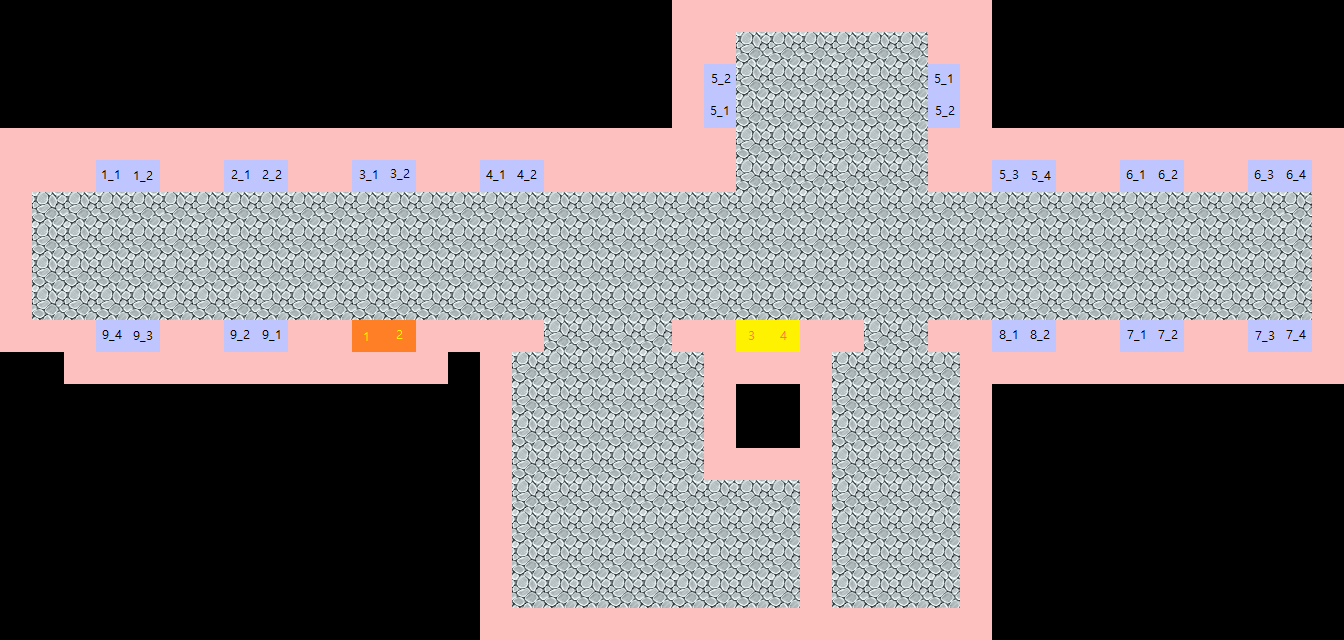

A level layout from a 2D game, rendered from its tile map. Below: a short description, then the map file with tile-grid data replaced by summaries:
An orthogonal 42x20 tile map with 32x32 px tiles, 3 tile layers (Background, Items, MetaInfo), 2 tilesets and 31 objects (003_01, 005_01, 001_01, 006_01, 004_01, ...).

<map version="1.2" tiledversion="1.2.2" orientation="orthogonal" renderorder="right-down" width="42" height="20" tilewidth="32" tileheight="32" infinite="0" nextlayerid="5" nextobjectid="106">
 <tileset firstgid="1" name="Meta" tilewidth="32" tileheight="32" spacing="1" margin="1" tilecount="60" columns="12">
  <image source="metaset.png" width="397" height="166" />
  <tile id="0">
   <properties>
    <property name="Wall" value="YES" />
   </properties>
  </tile>
  <tile id="1">
   <properties>
    <property name="Items" value="YES" />
   </properties>
  </tile>
  <tile id="2">
   <properties>
    <property name="Destination" value="TileMaps/LectureRoom_801.tmx" />
    <property name="Entrance" value="YES" />
   </properties>
  </tile>
  <tile id="3">
   <properties>
    <property name="Destination" value="TileMaps/LectureRoom_802.tmx" />
    <property name="Entrance" value="YES" />
   </properties>
  </tile>
  <tile id="4">
   <properties>
    <property name="Destination" value="TileMaps/LectureRoom_803.tmx" />
    <property name="Entrance" value="YES" />
   </properties>
  </tile>
  <tile id="5">
   <properties>
    <property name="Destination" value="TileMaps/LectureRoom_804.tmx" />
    <property name="Entrance" value="YES" />
   </properties>
  </tile>
  <tile id="12">
   <properties>
    <property name="Code" value="1" />
    <property name="Destination" value="001" />
    <property name="Entrance" value="YES" />
   </properties>
  </tile>
  <tile id="13">
   <properties>
    <property name="Code" value="1" />
    <property name="Destination" value="002" />
    <property name="Entrance" value="YES" />
   </properties>
  </tile>
  <tile id="14">
   <properties>
    <property name="Code" value="1" />
    <property name="Destination" value="003" />
    <property name="Entrance" value="YES" />
   </properties>
  </tile>
  <tile id="15">
   <properties>
    <property name="Code" value="1" />
    <property name="Destination" value="004" />
    <property name="Entrance" value="YES" />
   </properties>
  </tile>
  <tile id="16">
   <properties>
    <property name="Code" value="1" />
    <property name="Destination" value="005" />
    <property name="Entrance" value="YES" />
   </properties>
  </tile>
  <tile id="17">
   <properties>
    <property name="Code" value="1" />
    <property name="Destination" value="006" />
    <property name="Entrance" value="YES" />
   </properties>
  </tile>
  <tile id="18">
   <properties>
    <property name="Code" value="1" />
    <property name="Destination" value="007" />
    <property name="Entrance" value="YES" />
   </properties>
  </tile>
  <tile id="19">
   <properties>
    <property name="Code" value="1" />
    <property name="Destination" value="008" />
    <property name="Entrance" value="YES" />
   </properties>
  </tile>
  <tile id="20">
   <properties>
    <property name="Code" value="1" />
    <property name="Destination" value="009" />
    <property name="Entrance" value="YES" />
   </properties>
  </tile>
  <tile id="21">
   <properties>
    <property name="Code" value="1" />
   </properties>
  </tile>
  <tile id="24">
   <properties>
    <property name="Code" value="2" />
    <property name="Destination" value="001" />
    <property name="Entrance" value="YES" />
   </properties>
  </tile>
  <tile id="25">
   <properties>
    <property name="Code" value="2" />
    <property name="Destination" value="002" />
    <property name="Entrance" value="YES" />
   </properties>
  </tile>
  <tile id="26">
   <properties>
    <property name="Code" value="2" />
    <property name="Destination" value="003" />
    <property name="Entrance" value="YES" />
   </properties>
  </tile>
  <tile id="27">
   <properties>
    <property name="Code" value="2" />
    <property name="Destination" value="004" />
    <property name="Entrance" value="YES" />
   </properties>
  </tile>
  <tile id="28">
   <properties>
    <property name="Code" value="2" />
    <property name="Destination" value="005" />
    <property name="Entrance" value="YES" />
   </properties>
  </tile>
  <tile id="29">
   <properties>
    <property name="Code" value="2" />
    <property name="Destination" value="006" />
    <property name="Entrance" value="YES" />
   </properties>
  </tile>
  <tile id="30">
   <properties>
    <property name="Code" value="2" />
    <property name="Destination" value="007" />
    <property name="Entrance" value="YES" />
   </properties>
  </tile>
  <tile id="31">
   <properties>
    <property name="Code" value="2" />
    <property name="Destination" value="008" />
    <property name="Entrance" value="YES" />
   </properties>
  </tile>
  <tile id="32">
   <properties>
    <property name="Code" value="2" />
    <property name="Destination" value="009" />
    <property name="Entrance" value="YES" />
   </properties>
  </tile>
  <tile id="33">
   <properties>
    <property name="Code" value="2" />
   </properties>
  </tile>
  <tile id="36">
   <properties>
    <property name="Code" value="1" />
    <property name="Destination" value="toiret" />
    <property name="Entrance" value="YES" />
   </properties>
  </tile>
  <tile id="37">
   <properties>
    <property name="Code" value="1" />
    <property name="Destination" value="stair" />
    <property name="Entrance" value="YES" />
   </properties>
  </tile>
  <tile id="38">
   <properties>
    <property name="Code" value="3" />
   </properties>
  </tile>
  <tile id="39">
   <properties>
    <property name="Code" value="3" />
   </properties>
  </tile>
  <tile id="40">
   <properties>
    <property name="Code" value="3" />
    <property name="Destination" value="005" />
    <property name="Entrance" value="YES" />
   </properties>
  </tile>
  <tile id="41">
   <properties>
    <property name="Code" value="3" />
    <property name="Destination" value="006" />
    <property name="Entrance" value="YES" />
   </properties>
  </tile>
  <tile id="42">
   <properties>
    <property name="Code" value="3" />
    <property name="Destination" value="007" />
    <property name="Entrance" value="YES" />
   </properties>
  </tile>
  <tile id="43">
   <properties>
    <property name="Code" value="3" />
   </properties>
  </tile>
  <tile id="44">
   <properties>
    <property name="Code" value="3" />
    <property name="Destination" value="009" />
    <property name="Entrance" value="YES" />
   </properties>
  </tile>
  <tile id="45">
   <properties>
    <property name="Code" value="3" />
   </properties>
  </tile>
  <tile id="48">
   <properties>
    <property name="Code" value="2" />
    <property name="Destination" value="toiret" />
    <property name="Entrance" value="YES" />
   </properties>
  </tile>
  <tile id="49">
   <properties>
    <property name="Code" value="2" />
    <property name="Destination" value="stair" />
    <property name="Entrance" value="YES" />
   </properties>
  </tile>
  <tile id="50">
   <properties>
    <property name="Code" value="4" />
   </properties>
  </tile>
  <tile id="51">
   <properties>
    <property name="Code" value="4" />
   </properties>
  </tile>
  <tile id="52">
   <properties>
    <property name="Code" value="4" />
    <property name="Destination" value="005" />
    <property name="Entrance" value="YES" />
   </properties>
  </tile>
  <tile id="53">
   <properties>
    <property name="Code" value="4" />
    <property name="Destination" value="006" />
    <property name="Entrance" value="YES" />
   </properties>
  </tile>
  <tile id="54">
   <properties>
    <property name="Code" value="4" />
    <property name="Destination" value="007" />
    <property name="Entrance" value="YES" />
   </properties>
  </tile>
  <tile id="55">
   <properties>
    <property name="Code" value="4" />
   </properties>
  </tile>
  <tile id="56">
   <properties>
    <property name="Code" value="4" />
    <property name="Destination" value="009" />
    <property name="Entrance" value="YES" />
   </properties>
  </tile>
  <tile id="57">
   <properties>
    <property name="Code" value="4" />
   </properties>
  </tile>
 </tileset>
 <tileset firstgid="61" name="RPGmaker tile" tilewidth="32" tileheight="32" tilecount="2016" columns="32">
  <image source="RPGmaker tile.png" width="1024" height="2016" />
 </tileset>
 <layer id="1" name="Background" width="42" height="20">
  <properties>
   <property name="Address" value="TileMaps/KonyangUniv.Daejeon/JukhunDigitalFacilitie/floor_02/" />
  </properties>
  <data>[840 cells, 431 non-empty, 4 distinct tile ids]</data>
 </layer>
 <objectgroup id="2" name="Objects">
  <properties>
   <property name="Name" value="죽헌정보관 2층" />
   <property name="Place" value="floor" />
  </properties>
  <object id="75" name="003_01" x="352" y="160" width="32" height="32" />
  <object id="76" name="005_01" x="928" y="64" width="32" height="32" />
  <object id="77" name="001_01" x="96" y="160" width="32" height="32" />
  <object id="78" name="006_01" x="1120" y="160" width="32" height="32" />
  <object id="79" name="004_01" x="480" y="160" width="32" height="32" />
  <object id="80" name="002_01" x="224" y="160" width="32" height="32" />
  <object id="81" name="SpawnPoint" x="544" y="256" width="32" height="32" />
  <object id="82" name="001_02" x="128" y="160" width="32" height="32" />
  <object id="83" name="002_02" x="256" y="160" width="32" height="32" />
  <object id="84" name="003_02" x="384" y="160" width="32" height="32" />
  <object id="85" name="004_02" x="512" y="160" width="32" height="32" />
  <object id="86" name="005_02" x="928" y="96" width="32" height="32" />
  <object id="87" name="005_04" x="1024" y="160" width="32" height="32" />
  <object id="88" name="005_03" x="992" y="160" width="32" height="32" />
  <object id="89" name="006_02" x="1152" y="160" width="32" height="32" />
  <object id="90" name="006_03" x="1248" y="160" width="32" height="32" />
  <object id="91" name="006_04" x="1280" y="160" width="32" height="32" />
  <object id="92" name="007_04" x="1280" y="320" width="32" height="32" />
  <object id="93" name="007_02" x="1152" y="320" width="32" height="32" />
  <object id="94" name="007_01" x="1120" y="320" width="32" height="32" />
  <object id="95" name="007_03" x="1248" y="320" width="32" height="32" />
  <object id="96" name="008_02" x="1024" y="320" width="32" height="32" />
  <object id="97" name="008_01" x="992" y="320" width="32" height="32" />
  <object id="98" name="stair_01" x="736" y="320" width="32" height="32" />
  <object id="99" name="stair_02" x="768" y="320" width="32" height="32" />
  <object id="100" name="009_01" x="256" y="320" width="32" height="32" />
  <object id="101" name="009_02" x="224" y="320" width="32" height="32" />
  <object id="102" name="009_03" x="128" y="320" width="32" height="32" />
  <object id="103" name="009_04" x="96" y="320" width="32" height="32" />
  <object id="104" name="toiret_01" x="352" y="320" width="32" height="32" />
  <object id="105" name="toiret_02" x="384" y="320" width="32" height="32" />
 </objectgroup>
 <layer id="3" name="Items" width="42" height="20">
  <data>[840 cells, 0 non-empty, 0 distinct tile ids]</data>
 </layer>
 <layer id="4" name="MetaInfo" width="42" height="20">
  <data>[840 cells, 209 non-empty, 31 distinct tile ids]</data>
 </layer>
</map>
